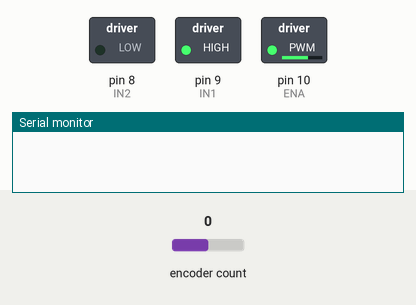
This sketch was run on a simulated Arduino Uno, built with avr-gcc and run on an emulated ATmega328P. On the bench: switched loads named in the sketch (green lamp = pin HIGH), the last lines printed to the serial monitor. The inputs (shaded band) are chosen by the test bench; at power-on: encoder count 0.

Above: at 0.1 s.
At 6.1 s:
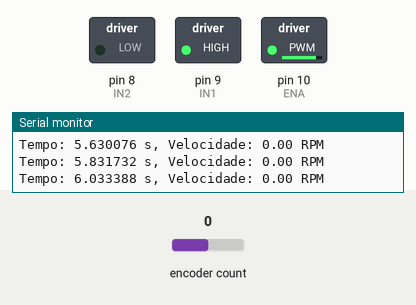
Timing chart, 0 to 7.6 s (numbered marks = the images above):
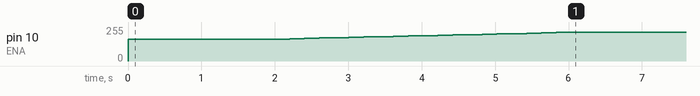

The sketch:

certo_razao_ciclica.ino
```cpp
#include <Encoder.h>
#include <Arduino.h>

// Definições de pinos para o motor e encoder
const int CHA = 2;   // Pino A do encoder
const int CHB = 12;  // Pino B do encoder
const int IN1 = 9;   // Pino IN1 da ponte H (controle de direção)
const int IN2 = 8;   // Pino IN2 da ponte H (controle de direção)
const int ENA = 10;  // Pino ENA da ponte H (controle de velocidade)

// Constantes para configuração do encoder
const float PPR = 200.0; // Pulsos por rotação do encoder

// Razão cíclica (duty cycle) desejada
const float MIN_DUTY_CYCLE = 0.65;    // Razão cíclica mínima
const float MAX_DUTY_CYCLE = 0.85;    // Razão cíclica máxima

// Variáveis para controle de posição e velocidade
volatile long encoderCount = 0; // Contador de pulsos do encoder
volatile unsigned long lastTime = 0; // Último tempo registrado para cálculo de velocidade
double speed = 0.0; // Velocidade calculada do encoder em unidades de posição por segundo

// Variáveis para controle do PWM
float currentDutyCycle = 0.0; // Razão cíclica inicial

// Objeto Encoder
Encoder encoder(CHA, CHB);

void countPulses() {
  // Incrementa a contagem de pulsos do encoder
  if (digitalRead(CHA) == digitalRead(CHB)) {
    encoderCount++;
  } else {
    encoderCount--;
  }
}

void calculateCurrentSpeed() {
  // Calcula o tempo decorrido desde a última atualização
  unsigned long currentTime = micros();
  unsigned long timeChange = currentTime - lastTime;
  lastTime = currentTime;

  // Calcula a mudança na posição do encoder desde a última atualização
  long currentPosition = encoder.read();
  long positionChange = abs(encoderCount);
  encoderCount = 0;

  // Calcula a velocidade em unidades de posição por segundo
  if (timeChange > 0) {
    speed = (positionChange * 1000000.0) / timeChange; // Velocidade em posições por segundo
  }

  // Converte a velocidade para RPM
  float rpm = (speed / PPR) * 60.0;  // RPM = (velocidade / PPR) * 60

  // Converte o tempo para segundos
  float timeInSeconds = currentTime / 1000000.0;

  // Exibe a velocidade calculada em RPM e o tempo no Serial Monitor
  Serial.print("Tempo: ");
  Serial.print(timeInSeconds, 6); // Tempo em segundos com 6 casas decimais
  Serial.print(" s, Velocidade: ");
  Serial.print(rpm);
  Serial.println(" RPM");
}

void setup() {
  // Configura os pinos como saída ou entrada conforme necessário
  pinMode(IN1, OUTPUT);
  pinMode(IN2, OUTPUT);
  pinMode(ENA, OUTPUT);
  pinMode(CHA, INPUT);
  pinMode(CHB, INPUT);

  // Inicializa a comunicação serial
  Serial.begin(9600);

  // Configura interrupção para contar os pulsos do encoder
  attachInterrupt(digitalPinToInterrupt(CHA), countPulses, RISING);

  // Define a direção do motor (sentido horário)
  digitalWrite(IN1, HIGH);
  digitalWrite(IN2, LOW);
}

void loop() {
  // Define a razão cíclica inicial como 0
  currentDutyCycle = MIN_DUTY_CYCLE;
  analogWrite(ENA, currentDutyCycle * 255);

  // Aguarda a estabilização
  delay(2000); // Espera 2 segundos para estabilizar

  // Gradualmente aumenta a razão cíclica de MIN_DUTY_CYCLE para MAX_DUTY_CYCLE
  for (currentDutyCycle = MIN_DUTY_CYCLE; currentDutyCycle <= MAX_DUTY_CYCLE; currentDutyCycle += 0.01) {
    analogWrite(ENA, currentDutyCycle * 255);
    calculateCurrentSpeed();
    delay(200); // Espera 200 ms entre cada incremento
  }

  // Mantém a razão cíclica constante no valor máximo
  while (true) {
    // Mantém a razão cíclica constante
    analogWrite(ENA, MAX_DUTY_CYCLE * 255);

    // Calcula e exibe a velocidade estabilizada
    calculateCurrentSpeed();

    // Espera para evitar leituras muito frequentes
    delay(100);
  }
}
```

Measured:
- by itself, pin 10 (ENA): moves from 0/255 to 216/255 over 6.0 s
